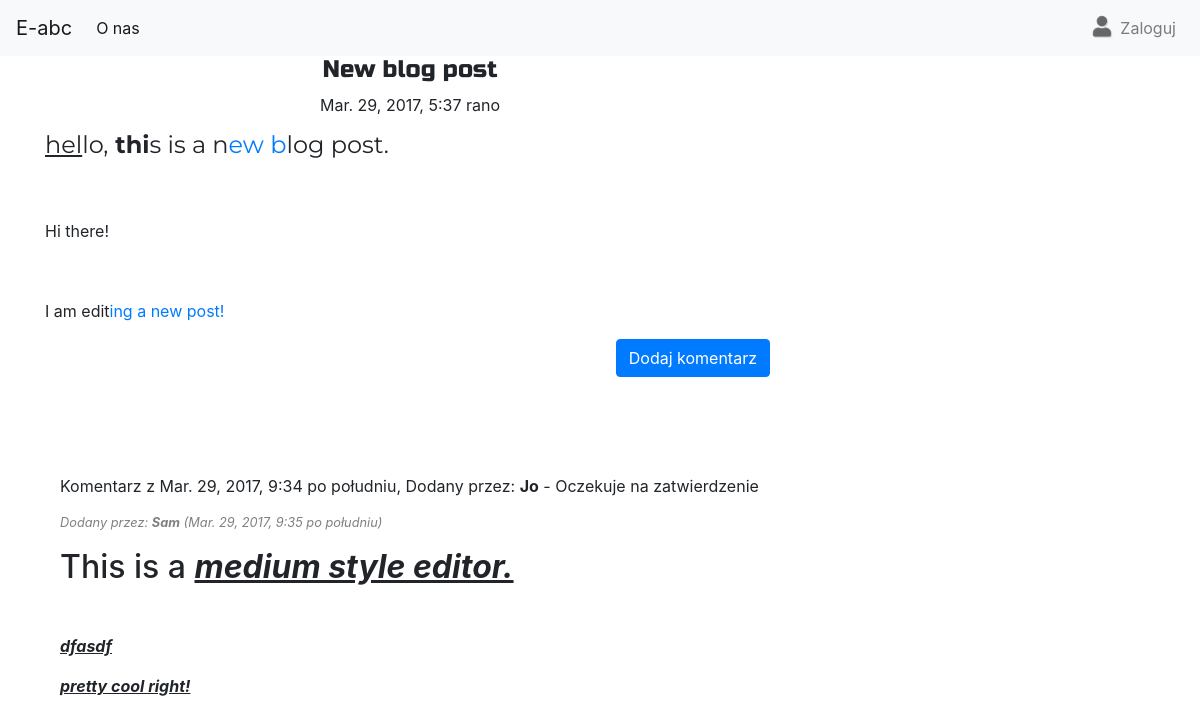
The app's page /post/17 with its own data.
### blog/models.py (models this page shows, shortened)
class Post(models.Model):
    author = models.ForeignKey('auth.User', default=4, on_delete=models.CASCADE)
    title = models.CharField(max_length=200)
    text = models.TextField()
    created_date = models.DateTimeField(default=timezone.now)
    published_date = models.DateTimeField(blank=True, null=True)
    viewed_by = models.TextField(default="")

class Comment(models.Model):
    post = models.ForeignKey('blog.Post', related_name='comments',on_delete=models.CASCADE)
    author = models.CharField(max_length=200)
    text = models.TextField()
    created_date = models.DateTimeField(default=timezone.now)
    approved_comment = models.BooleanField(default=False)

### blog/views.py (the view)
# urls.py: url(r'^post/(?P<pk>\d+)$', views.PostDetailView.as_view(), name='post_detail'),
class PostDetailView(DetailView):
    model = Post

### blog/templates/blog/post_detail.html (shortened to what this page needs)
{% extends 'blog/base.html' %}
{% block content %}
<div class="panel panel-success">
  <div class="panel-heading">
        <h1 class="posttitle">{{ post.title }}</h1>
        {% if post.published_date %}
            <div class="date postdate">
                {{ post.published_date }}
            </div>  </div>
        {% else %}
            <a class="btn btn-default" href="{% url 'post_publish' pk=post.pk %}">Opublikuj</a>
        {% endif %}
<div class="panel-body">
      <p class="postcontent" >{{ post.text|safe|linebreaksbr }}</p>
      </div>
</div>
</div>
   <a class="btn btn-primary btn-comment" href="{% url 'add_comment_to_post' pk=post.pk %}">Dodaj komentarz</a>
   <br><br><br>
<div class="panel panel-default">
  {% for comment in post.comments.all %}
  <div class="panel body" style="margin: 15px;">
      {% if comment.approved_comment %}
              <p class="comment"><i>Dodany przez: <strong>{{ comment.author }}</strong>  ({{ comment.created_date }})</i></p>
              <p>{{ comment.text|safe|linebreaks }}</p>
      {% else %}
              {% if  user.is_superuser %}
              <br><br>
              <p class="comment"><i>Dodany przez: <strong>{{ comment.author }}</strong>  ({{ comment.created_date }})</i></p>
              <p>{{ comment.text|safe|linebreaks }}</p>
              <p>Opublikować komentarz ?&nbsp&nbsp&nbsp
              <a class="btn btn-default" href="{% url 'comment_remove' pk=comment.pk %}"><span class="glyphicon glyphicon-remove"></span></a>
              <a class="btn btn-default" href="{% url 'comment_approve' pk=comment.pk %}"><span class="glyphicon glyphicon-ok"></span></a>
              </p>
              {% else %}
              <br><br>
              Komentarz z {{ comment.created_date }}, Dodany przez: <strong>{{ comment.author }}</strong> - Oczekuje na zatwierdzenie
              {% endif %}
      {% endif %}
  </div>
  {% empty %}
      <p style="margin: 15px;">brak komentarzy.</p>
  {% endfor %}
  </div>
{% endblock %}

### blog/static/css/blog.css (style rules this page uses)
.postdate { text-align: center; }
.posttitle { font-family: 'Russo One', sans-serif; text-align: center; font-size: 1.5em }
.postcontent { font-family: 'Montserrat'; font-size: 1.5em; margin-top: 10px; }
.btn-comment { position: absolute; right: 20px; }
.comment { font-size: 0.8em; color: grey; }

### records on screen
Post: title "New blog post", published_date "Mar. 29, 2017, 5:37 rano", text "hel lo, thi s is a n ew b log post. Hi there! I am edit ing a new post!"
Comment: created_date "Mar. 29, 2017, 9:34 po południu", author "Jo"
Comment: author "Sam", created_date "Mar. 29, 2017, 9:35 po południu", text "This is a medium style editor. dfasdf pretty cool right!"
